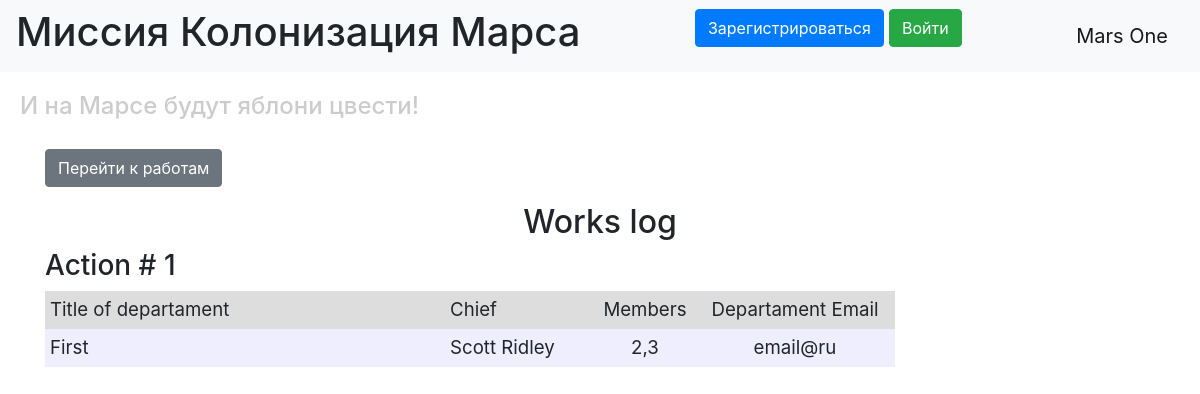
/departaments, run on the app's committed database.
### backend/data/departaments.py (models this page shows)
class Departament(SqlAlchemyBase):
    __tablename__ = "department"
    id = sqlalchemy.Column(sqlalchemy.Integer, primary_key=True, autoincrement=True)
    title = sqlalchemy.Column(sqlalchemy.String, nullable=True)
    chief = sqlalchemy.Column(sqlalchemy.Integer, sqlalchemy.ForeignKey("users.id"))
    members = sqlalchemy.Column(sqlalchemy.String, nullable=True)
    email = sqlalchemy.Column(sqlalchemy.String, nullable=True)
    user = orm.relationship("User")

### backend/data/users.py (models this page shows, shortened)
class User(SqlAlchemyBase, UserMixin):
    __tablename__ = "users"
    id = sqlalchemy.Column(sqlalchemy.Integer, primary_key=True, autoincrement=True)
    surname = sqlalchemy.Column(sqlalchemy.String, nullable=True)
    name = sqlalchemy.Column(sqlalchemy.String, nullable=True)
    age = sqlalchemy.Column(sqlalchemy.Integer, nullable=True)
    position = sqlalchemy.Column(sqlalchemy.String, nullable=True)
    speciality = sqlalchemy.Column(sqlalchemy.String, nullable=True)
    address = sqlalchemy.Column(sqlalchemy.String, nullable=True)
    email = sqlalchemy.Column(sqlalchemy.String, index=True, unique=True, nullable=True)
    hashed_password = sqlalchemy.Column(sqlalchemy.String, nullable=True)
    modified_date = sqlalchemy.Column(
        sqlalchemy.DateTime, default=datetime.datetime.now
    )
    jobs = relationship("Jobs", back_populates="user")
    departaments = relationship("Departament", back_populates="user")

### main.py (the view)
@app.route("/departaments")
def show_departaments():
    session = db_session.create_session()
    departaments = session.query(Departament).all()
    users = session.query(User).all()
    names = {name.id: (name.surname, name.name) for name in users}
    return render_template(
        "departaments.html",
        departaments=departaments,
        names=names,
        title="Список департаментов",
    )

### backend/data/db_session.py (called while the page is built)
def create_session() -> Session:
    global __factory
    return __factory()

### templates/departaments.html (shortened to what this page needs)
{% extends "base.html" %}
{% block content %}
<p>
    <a href="/" class="btn btn-secondary">
        Перейти к работам
    </a>
</p>
<h2 align="center">Works log</h2>
{% for departament in departaments %}
<h3>Action # {{ departament.id }}</h3>
<div class="table_container">
    <table class="my_table">
        <tr class="my_row">
            <td class="title" width="400px" bgcolor="#dddddd">Title of departament</td>
            <td class="title" width="150px" bgcolor="#dddddd">Chief</td>
            <td class="title" width="100px" bgcolor="#dddddd" align="center">Members</td>
            <td class="title" width="200px" bgcolor="#dddddd" align="center">Departament Email</td>
        </tr>
        <tr class="my_row">
            <td class="ordinary" bgcolor="#eeeeff">{{ departament.title.capitalize() }}</td>
            <td class="ordinary" bgcolor="#eeeeff">{{ names[departament.chief][0] }} {{ names[departament.chief][1] }}</td>
            <td class="ordinary" bgcolor="#eeeeff" align="center">{{ departament.members }} </td>
            <td class="ordinary" bgcolor="#eeeeff" align="center">{{ departament.email }}</td>
        </tr>
    </table>
</div>
<br>
{% endfor %}
{% endblock %}

### static/css/style.css (style rules this page uses)
td.title { background-color: "#dddddd"; text-align: "center"; font-size: 14pt; padding: 5px; }
td.ordinary { background-color: "#eeeeff"; text-align: "center"; font-size: 14pt; padding: 5px; }
p { font-size: 14pt; }

### data on the page
Departament: id "1", title "First", chief.surname "Scott", chief.name "Ridley", members "2,3", email "email@ru"
